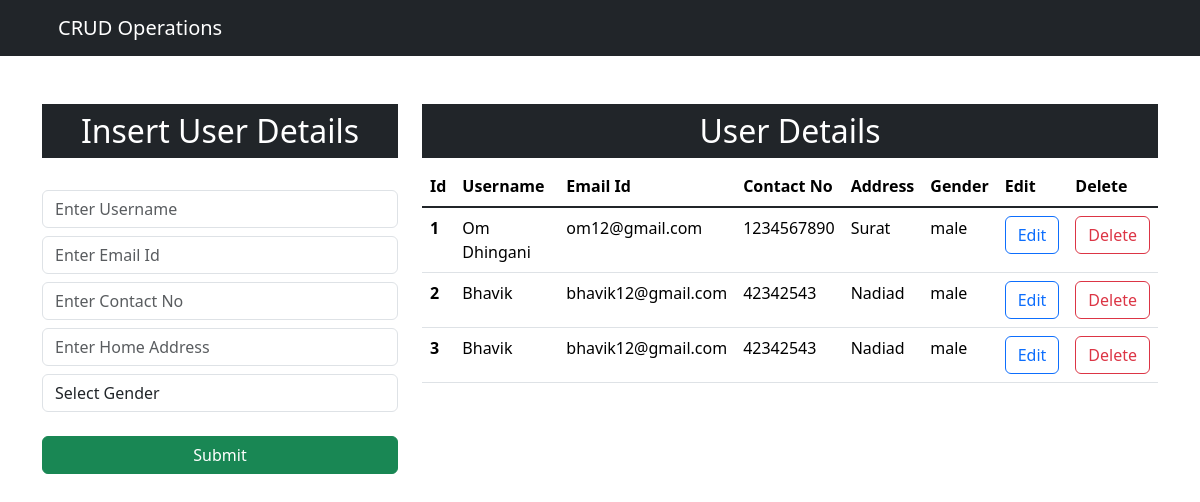
/, run on an earlier commit of the app's database.
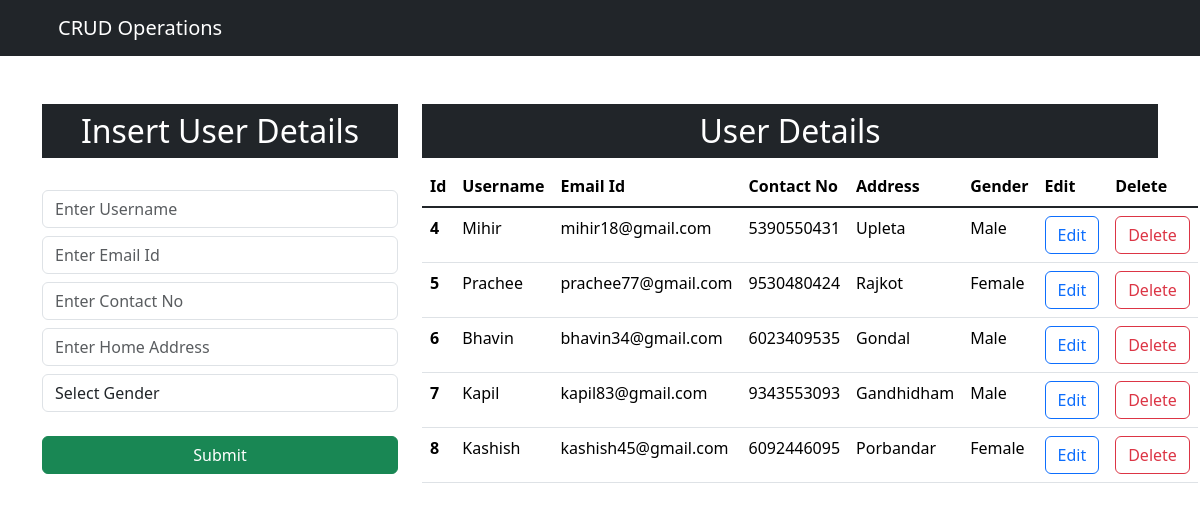
And on a later commit of the database.
### app/models.py (models this page shows, shortened)
class User(models.Model):
    name=models.CharField(max_length=30,blank=False,null=False)
    email=models.EmailField()
    contact=models.IntegerField()
    address=models.CharField(max_length=50,blank=False,null=False)
    gender=models.CharField(max_length=10,blank=False,null=False)

### app/views.py (the view)
# urls.py: path('', views.index, name="index"),
def index(request):
    data=User.objects.all()
    context={"data":data}
    return render(request, "index.html", context)

### templates/index.html (shortened to what this page needs)
<!doctype html>
<html lang="en">
<head>
    <link rel="stylesheet" href="https://cdn.jsdelivr.net/npm/bootstrap@5.3.3/dist/css/bootstrap.rtl.min.css"
>
</head>
<body>
    <nav class="navbar navbar-expand-lg navbar-dark bg-dark">
        <div class="container-md">
            <a class="navbar-brand" href="/">CRUD Operations</a>
        </div>
    </nav>
    <div class="container mt-5">
        <div class="row">
            <div class="col-md-4">
                <h2 class="text-white bg-dark text-center p-2">Insert User Details</h2>
                <br />
                <form action="/insert" method="post"> {% csrf_token %}
                    <div class="form-group">
                        <input type="text" placeholder="Enter Username" class="form-control" name="name" required
                            oninvalid="this.setCustomValidity('Username is required');"
                            oninput="this.setCustomValidity('')">
                        <input type="email" placeholder="Enter Email Id" class="form-control mt-2" name="email" required
                            oninvalid="this.setCustomValidity('Email Id is required');"
                            oninput="this.setCustomValidity('')">
                        <input type="tel" placeholder="Enter Contact No" class="form-control mt-2" name="contact"
                            required oninvalid="this.setCustomValidity('Enter 10 digit valid Contact No');"
                            oninput="this.setCustomValidity('')" pattern="[1-9][0-9]{9}">
                        <input type="text" placeholder="Enter Home Address" class="form-control mt-2" name="address"
                            required oninvalid="this.setCustomValidity('Address is required');"
                            oninput="this.setCustomValidity('')">
                    </div>
                    <div class="form-group mt-2">
                        <select id="gender" class="form-control" name="gender" required
                            oninvalid="this.setCustomValidity('Please select a gender');"
                            oninput="this.setCustomValidity('')">
                            <option value="" selected>Select Gender</option>
                        </select>
                    </div>
                    <div class="d-grid gap-2 mt-4">
                        <button class="btn btn-success" type="submit">Submit</button>
                    </div>
                </form>
            </div>
            <div class="col-md-8">
                <h2 class="text-center text-white bg-dark p-2">User Details</h2>
                <table class="table">
                    <thead>
                        <tr>
                            <th scope="col">Id</th>
                            <th scope="col">Username</th>
                            <th scope="col">Email Id</th>
                            <th scope="col">Contact No</th>
                            <th scope="col">Address</th>
                            <th scope="col">Gender</th>
                            <th scope="col">Edit</th>
                            <th scope="col">Delete</th>
                        </tr>
                    </thead>
                    <tbody class="table-group-divider">
                        {% for d in data %}
                        <tr>
                            <th scope="row">{{d.id}}</th>
                            <td>{{d.name}}</td>
                            <td>{{d.email}}</td>
                            <td>{{d.contact}}</td>
                            <td>{{d.address}}</td>
                            <td>{{d.gender}}</td>
                            <td><a type="button" href="/update/{{d.id}}" class="btn btn-outline-primary">Edit</a></td>
                            <td><a type="button" href="/delete/{{d.id}}" class="btn btn-outline-danger">Delete</a></td>
                        </tr>
                        {% endfor %}
                    </tbody>
                </table>
            </div>
        </div>
    </div>
</body>
</html>

What changed in the data, as far as the page shows it:
removed User: id "1", name "Om Dhingani", email "om12@gmail.com", contact "1234567890", address "Surat", gender "male"
removed User: id "2", name "Bhavik", email "bhavik12@gmail.com", contact "42342543", address "Nadiad", gender "male"
removed User: id "3", name "Bhavik", email "bhavik12@gmail.com", contact "42342543", address "Nadiad", gender "male"
added User: id "4", name "Mihir", email "mihir18@gmail.com", contact "5390550431", address "Upleta", gender "Male"
added User: id "5", name "Prachee", email "prachee77@gmail.com", contact "9530480424", address "Rajkot", gender "Female"
added User: id "6", name "Bhavin", email "bhavin34@gmail.com", contact "6023409535", address "Gondal", gender "Male"
added User: id "7", name "Kapil", email "kapil83@gmail.com", contact "9343553093", address "Gandhidham", gender "Male"
added User: id "8", name "Kashish", email "kashish45@gmail.com", contact "6092446095", address "Porbandar", gender "Female"
